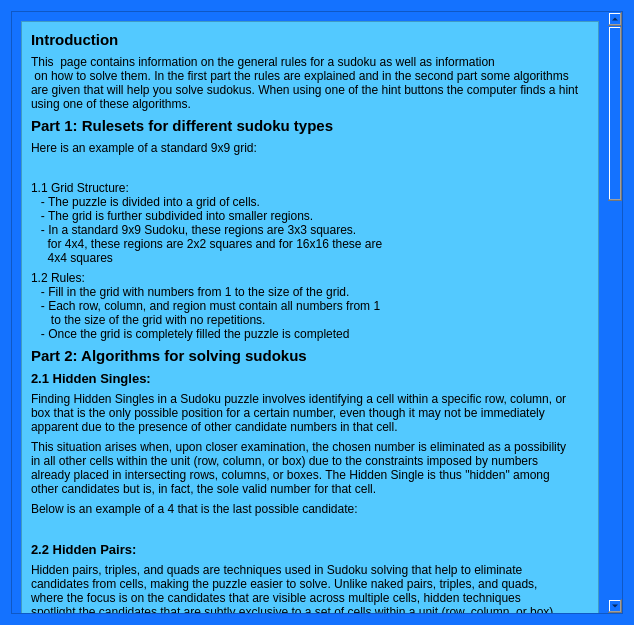
<?xml version="1.0" encoding="UTF-8"?>
<ui version="4.0">
 <class>Information</class>
 <widget class="QWidget" name="Information">
  <property name="geometry">
   <rect>
    <x>0</x>
    <y>0</y>
    <width>634</width>
    <height>625</height>
   </rect>
  </property>
  <property name="maximumSize">
   <size>
    <width>1600000</width>
    <height>1600000</height>
   </size>
  </property>
  <property name="windowTitle">
   <string>Information</string>
  </property>
  <property name="styleSheet">
   <string notr="true">background-color: rgb(20, 114, 255);</string>
  </property>
  <layout class="QVBoxLayout" name="verticalLayout">
   <item>
    <widget class="QScrollArea" name="scrollArea">
     <property name="styleSheet">
      <string notr="true">background-color: rgb(20, 114, 255);</string>
     </property>
     <property name="widgetResizable">
      <bool>true</bool>
     </property>
     <widget class="QWidget" name="scrollAreaWidgetContents">
      <property name="geometry">
       <rect>
        <x>0</x>
        <y>0</y>
        <width>597</width>
        <height>2527</height>
       </rect>
      </property>
      <layout class="QVBoxLayout" name="verticalLayout_2">
       <item>
        <widget class="QFrame" name="frame">
         <property name="styleSheet">
          <string notr="true">background-color: rgb(83, 201, 255);</string>
         </property>
         <property name="frameShape">
          <enum>QFrame::StyledPanel</enum>
         </property>
         <property name="frameShadow">
          <enum>QFrame::Raised</enum>
         </property>
         <layout class="QVBoxLayout" name="verticalLayout_3">
          <item>
           <widget class="QLabel" name="label_10">
            <property name="font">
             <font>
              <pointsize>11</pointsize>
              <bold>true</bold>
             </font>
            </property>
            <property name="text">
             <string>Introduction</string>
            </property>
           </widget>
          </item>
          <item>
           <widget class="QLabel" name="label_3">
            <property name="text">
             <string>This  page contains information on the general rules for a sudoku as well as information 
 on how to solve them. In the first part the rules are explained and in the second part some algorithms 
are given that will help you solve sudokus. When using one of the hint buttons the computer finds a hint 
using one of these algorithms.</string>
            </property>
           </widget>
          </item>
          <item>
           <widget class="QLabel" name="label_11">
            <property name="font">
             <font>
              <pointsize>11</pointsize>
              <bold>true</bold>
             </font>
            </property>
            <property name="text">
             <string>Part 1: Rulesets for different sudoku types</string>
            </property>
           </widget>
          </item>
          <item>
           <widget class="QLabel" name="label_4">
            <property name="font">
             <font>
              <bold>false</bold>
             </font>
            </property>
            <property name="text">
             <string>Here is an example of a standard 9x9 grid:</string>
            </property>
           </widget>
          </item>
          <item>
           <widget class="QLabel" name="label_7">
            <property name="text">
             <string/>
            </property>
            <property name="pixmap">
             <pixmap>../../../../Documents/MST/Minor Computer science/Computer Science Project/picture sudoku grid.png</pixmap>
            </property>
            <property name="alignment">
             <set>Qt::AlignCenter</set>
            </property>
           </widget>
          </item>
          <item>
           <widget class="QLabel" name="label">
            <property name="text">
             <string>1.1 Grid Structure:
   - The puzzle is divided into a grid of cells.
   - The grid is further subdivided into smaller regions.
   - In a standard 9x9 Sudoku, these regions are 3x3 squares.
     for 4x4, these regions are 2x2 squares and for 16x16 these are
     4x4 squares</string>
            </property>
           </widget>
          </item>
          <item>
           <widget class="QLabel" name="label_2">
            <property name="text">
             <string>1.2 Rules:
   - Fill in the grid with numbers from 1 to the size of the grid.
   - Each row, column, and region must contain all numbers from 1
      to the size of the grid with no repetitions.
   - Once the grid is completely filled the puzzle is completed</string>
            </property>
           </widget>
          </item>
          <item>
           <widget class="QLabel" name="label_5">
            <property name="font">
             <font>
              <pointsize>11</pointsize>
              <bold>true</bold>
             </font>
            </property>
            <property name="text">
             <string>Part 2: Algorithms for solving sudokus</string>
            </property>
           </widget>
          </item>
          <item>
           <widget class="QLabel" name="label_6">
            <property name="font">
             <font>
              <pointsize>10</pointsize>
              <bold>true</bold>
             </font>
            </property>
            <property name="text">
             <string>2.1 Hidden Singles:</string>
            </property>
           </widget>
          </item>
          <item>
           <widget class="QLabel" name="label_8">
            <property name="text">
             <string>Finding Hidden Singles in a Sudoku puzzle involves identifying a cell within a specific row, column, or 
box that is the only possible position for a certain number, even though it may not be immediately 
apparent due to the presence of other candidate numbers in that cell.</string>
            </property>
           </widget>
          </item>
          <item>
           <widget class="QLabel" name="label_9">
            <property name="text">
             <string>This situation arises when, upon closer examination, the chosen number is eliminated as a possibility 
in all other cells within the unit (row, column, or box) due to the constraints imposed by numbers 
already placed in intersecting rows, columns, or boxes. The Hidden Single is thus &quot;hidden&quot; among 
other candidates but is, in fact, the sole valid number for that cell.</string>
            </property>
           </widget>
          </item>
          <item>
           <widget class="QLabel" name="label_12">
            <property name="text">
             <string>Below is an example of a 4 that is the last possible candidate:</string>
            </property>
           </widget>
          </item>
          <item>
           <widget class="QLabel" name="label_13">
            <property name="text">
             <string/>
            </property>
            <property name="pixmap">
             <pixmap>../../../../Documents/MST/Minor Computer science/Computer Science Project/hidden single.png</pixmap>
            </property>
            <property name="scaledContents">
             <bool>false</bool>
            </property>
            <property name="alignment">
             <set>Qt::AlignCenter</set>
            </property>
           </widget>
          </item>
          <item>
           <widget class="QLabel" name="label_14">
            <property name="font">
             <font>
              <pointsize>10</pointsize>
              <bold>true</bold>
             </font>
            </property>
            <property name="text">
             <string>2.2 Hidden Pairs:</string>
            </property>
           </widget>
          </item>
          <item>
           <widget class="QLabel" name="label_15">
            <property name="text">
             <string>Hidden pairs, triples, and quads are techniques used in Sudoku solving that help to eliminate 
candidates from cells, making the puzzle easier to solve. Unlike naked pairs, triples, and quads, 
where the focus is on the candidates that are visible across multiple cells, hidden techniques 
spotlight the candidates that are subtly exclusive to a set of cells within a unit (row, column, or box) 
but are obscured by the presence of additional candidates.

 Let's look at the different variations</string>
            </property>
           </widget>
          </item>
          <item>
           <widget class="QLabel" name="label_24">
            <property name="font">
             <font>
              <bold>true</bold>
             </font>
            </property>
            <property name="text">
             <string>Hidden Pairs</string>
            </property>
           </widget>
          </item>
          <item>
           <widget class="QLabel" name="label_25">
            <property name="text">
             <string>A hidden pair occurs when two numbers appear as candidates only in the same two cells within a 
unit, even though those cells might contain additional candidates. Since those two numbers must 
occupy those two cells (because they don't appear as candidates in any other cells in that unit), all 
other candidates can be eliminated from these two cells.</string>
            </property>
           </widget>
          </item>
          <item>
           <widget class="QLabel" name="label_26">
            <property name="font">
             <font>
              <bold>true</bold>
             </font>
            </property>
            <property name="text">
             <string>Hidden Triples</string>
            </property>
           </widget>
          </item>
          <item>
           <widget class="QLabel" name="label_27">
            <property name="text">
             <string>A hidden triple exists when three numbers are confined to three cells within a unit, even if those cells 
also list other candidates. The key is that these three numbers don't appear as candidates in any cells 
outside this trio within the unit. Identifying a hidden triple allows you to remove all other candidates 
from these three cells.</string>
            </property>
           </widget>
          </item>
          <item>
           <widget class="QLabel" name="label_28">
            <property name="font">
             <font>
              <bold>true</bold>
             </font>
            </property>
            <property name="text">
             <string>Hidden Quads</string>
            </property>
           </widget>
          </item>
          <item>
           <widget class="QLabel" name="label_29">
            <property name="text">
             <string>A hidden quad occurs when four numbers are limited to exactly four cells within a unit, despite those 
cells possibly containing additional numbers as candidates. This pattern means these four numbers 
cannot be candidates in any other cells within the unit. You can remove all other candidates from 
these four cells.</string>
            </property>
           </widget>
          </item>
          <item>
           <widget class="QLabel" name="label_16">
            <property name="font">
             <font>
              <pointsize>10</pointsize>
              <bold>true</bold>
             </font>
            </property>
            <property name="text">
             <string>
2.3 Naked Pairs:</string>
            </property>
           </widget>
          </item>
          <item>
           <widget class="QLabel" name="label_17">
            <property name="text">
             <string>Naked pairs, triples, and quads are advanced Sudoku solving techniques that can help you eliminate 
candidates from cells and move closer to solving the puzzle. These strategies are based on the 
principle that if a certain number of cells in a row, column, or box (unit) can only contain a unique set 
of numbers, then those numbers can be eliminated as candidates from all other cells in that unit.

Just like Hidden pairs we have 3 variations.</string>
            </property>
           </widget>
          </item>
          <item>
           <widget class="QLabel" name="label_18">
            <property name="font">
             <font>
              <pointsize>9</pointsize>
              <bold>true</bold>
             </font>
            </property>
            <property name="text">
             <string>
Naked Pairs</string>
            </property>
           </widget>
          </item>
          <item>
           <widget class="QLabel" name="label_19">
            <property name="text">
             <string>A naked pair occurs when two cells within the same unit (row, column, or box) have the same two 
candidates and only those two. This means both numbers must be confined to those two cells within 
that unit. Since those two numbers must occupy those two cells, they can be eliminated as 
candidates from all other cells in the unit.</string>
            </property>
           </widget>
          </item>
          <item>
           <widget class="QLabel" name="label_20">
            <property name="font">
             <font>
              <bold>true</bold>
             </font>
            </property>
            <property name="text">
             <string>Naked Triples</string>
            </property>
           </widget>
          </item>
          <item>
           <widget class="QLabel" name="label_21">
            <property name="text">
             <string>A naked triple occurs when three cells within a unit contain the same three candidates or any subset 
of those three candidates, and no other candidates are in those cells. The key is that between these 
three cells, only three numbers are possible. This means those three numbers can only be in these 
three cells and can be eliminated as candidates from all other cells in the unit.</string>
            </property>
           </widget>
          </item>
          <item>
           <widget class="QLabel" name="label_22">
            <property name="font">
             <font>
              <bold>true</bold>
             </font>
            </property>
            <property name="text">
             <string>Naked Quads</string>
            </property>
           </widget>
          </item>
          <item>
           <widget class="QLabel" name="label_23">
            <property name="text">
             <string>A naked quad occurs when four cells within a unit contain the same four candidates or any subset 
thereof, with no other candidates in those cells. This situation means those four numbers are locked 
into those four cells within the unit, allowing you to eliminate those numbers from the candidates of 
all other cells in the unit.</string>
            </property>
           </widget>
          </item>
          <item>
           <widget class="QLabel" name="label_30">
            <property name="font">
             <font>
              <pointsize>10</pointsize>
              <bold>true</bold>
             </font>
            </property>
            <property name="text">
             <string>
2.4 Pointing Pairs</string>
            </property>
           </widget>
          </item>
          <item>
           <widget class="QLabel" name="label_31">
            <property name="text">
             <string>Pointing pairs (or pointing tuples) is a technique in Sudoku solving that helps in eliminating 
candidates from cells. It occurs when all possible locations for a certain number within a box (one of 
the nine 3x3 sections) line up in a single row or column. Because the number must appear in that row 
or column within the box, it cannot appear in the same row or column outside of that box. This 
allows you to eliminate that number as a candidate from other cells in the row or column outside the 
box.

**How Pointing Pairs Work:**


1.Identification: Start by identifying a scenario where a specific number can only fit in two or 
three cells within a box, and these cells align either horizontally or vertically (all in the same 
row or column).

2.Implication: The alignment implies that this number must occupy one of these cells within 
the box, and as such, it cannot appear in the remainder of the row or column outside of this 
box.

3.Elimination: You can then safely eliminate this number as a candidate from other cells in the 
same row or column outside the box, simplifying the puzzle.
</string>
            </property>
           </widget>
          </item>
          <item>
           <widget class="QLabel" name="label_32">
            <property name="font">
             <font>
              <pointsize>10</pointsize>
              <bold>true</bold>
             </font>
            </property>
            <property name="text">
             <string>2.5 Box Line Reduction</string>
            </property>
           </widget>
          </item>
          <item>
           <widget class="QLabel" name="label_33">
            <property name="text">
             <string>Box Line Reduction, similar to Pointing Pairs, is a technique used in Sudoku solving that helps to 
eliminate candidates from cells. This technique is based on the interaction between a box (one of the 
nine 3x3 sections) and a row or column. Box Line Reduction occurs when all possible placements of a 
number within a row or column fall within a single box. Since that number must then appear in that 
row or column within that box, it cannot be a candidate for any other cells in the box outside of that 
specific row or column.


**How Box Line Reduction Works**

1. Identification: First, identify a row or column where a certain number can only appear within the 
cells that fall inside a single box. The key observation is that this number does not have any possible 
placements in the row or column outside this box.

2. Implication: Because the number must occupy one of these cells within the intersecting row or 
column inside the box, it is logically excluded from being in any other cell in the box that does not 
align with the identified row or column.

3. Elimination: As a result, you can eliminate this number as a candidate from the rest of the cells in 
the box that are outside of the intersecting row or column.
</string>
            </property>
           </widget>
          </item>
         </layout>
        </widget>
       </item>
      </layout>
     </widget>
    </widget>
   </item>
  </layout>
 </widget>
 <resources/>
 <connections/>
</ui>
